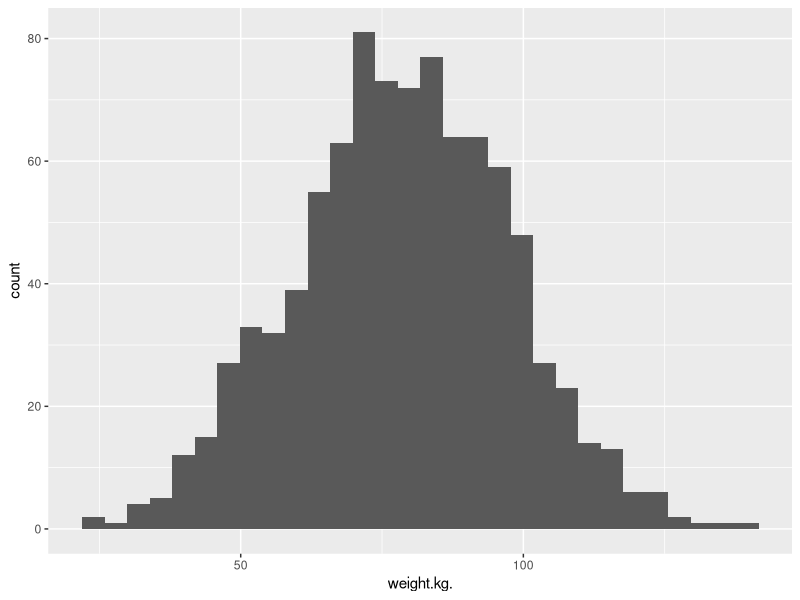
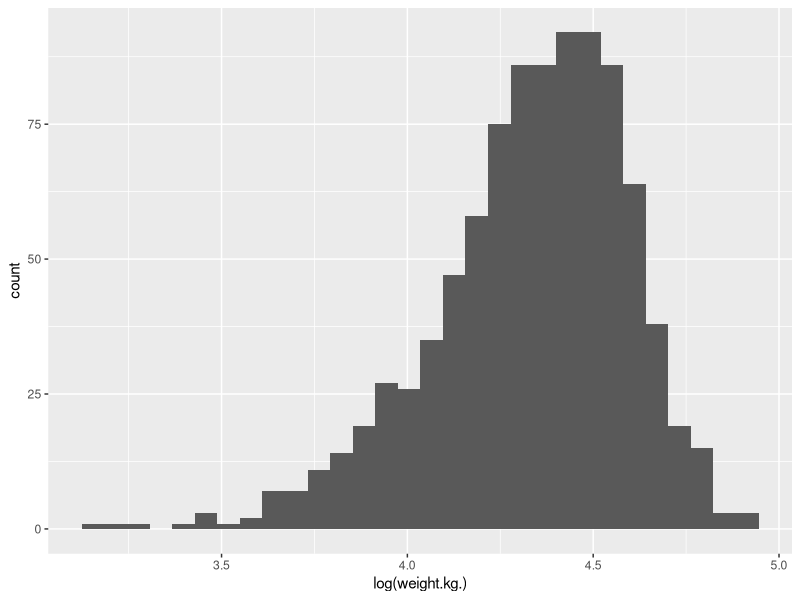
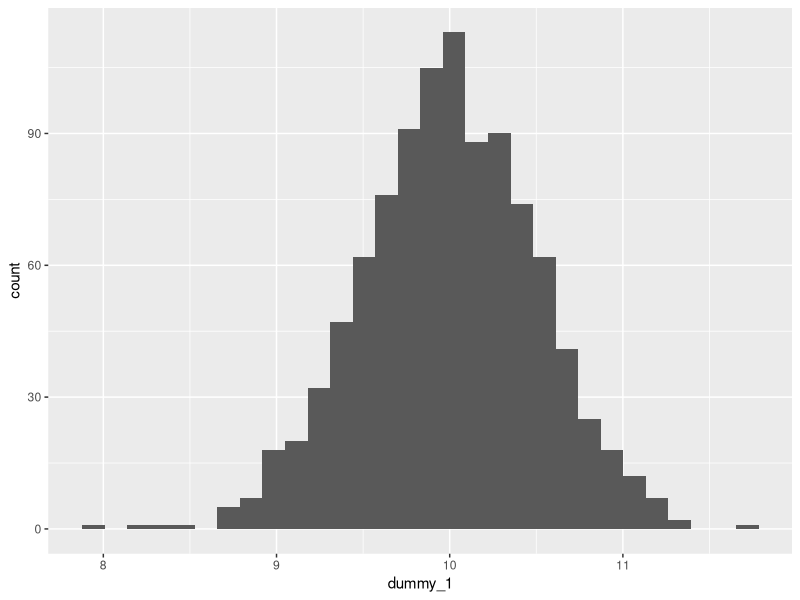
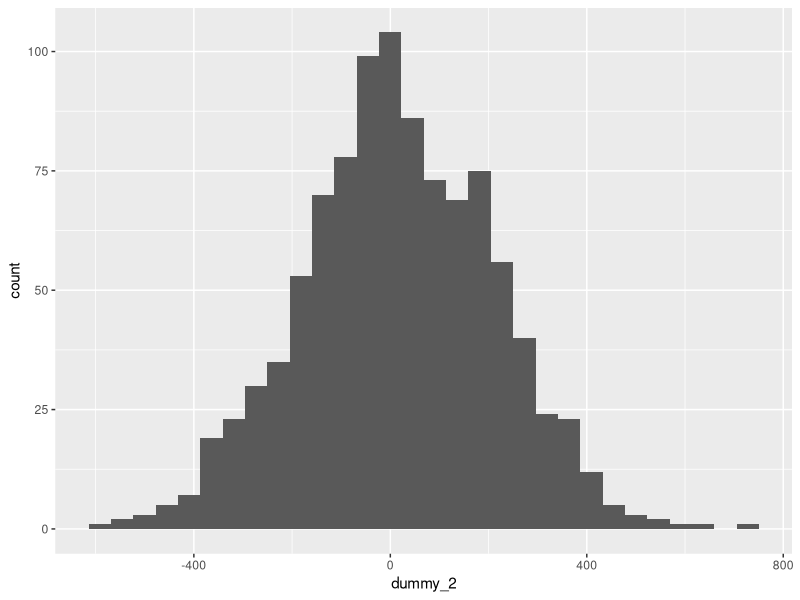

Source code (R) for these figures, in order: (Note: this script raises an error after producing the figures.)
## ---- chunk 1
## Limit printing output to max. 100 lines to avoid endless scrolling
options(max.print = 100)
## ---- chunk 2
# We will need these libraries and this data later.
library(tidyverse)
library(ggplot2)

# loading data
hgtwgt_survey <- read.csv("data/hgt_wgt.csv")

## ---- chunk 3
ggplot(hgtwgt_survey, aes(x = weight.kg.)) +
  geom_histogram()
## ---- chunk 4
ggplot(hgtwgt_survey, aes(x = log(weight.kg.))) +
  geom_histogram()
## ---- chunk 5
# small standard deviation
dummy_1 <- rnorm(1000, mean = 10, sd = 0.5)
dummy_1 <- as.data.frame(dummy_1)
ggplot(dummy_1, aes(x = dummy_1)) +
  geom_histogram()

# larger standard deviation
dummy_2 <- rnorm(1000, mean = 10, sd = 200)
dummy_2 <- as.data.frame(dummy_2)
ggplot(dummy_2, aes(x = dummy_2)) +
  geom_histogram()
## ---- chunk 6
mean(hgtwgt_survey$weight.kg., na.rm = TRUE)
## ---- chunk 7
sdweight <- sd(hgtwgt_survey$weight.kg., na.rm = TRUE)
print(sdweight)

varweight <- var(hgtwgt_survey$weight.kg., na.rm = TRUE)
print(varweight)
sqrt(varweight) == sdweight
## ---- chunk 8
median(hgtwgt_survey$weight.kg., na.rm = TRUE)
## ---- chunk 9
IQR(hgtwgt_survey$weight.kg., na.rm = TRUE)
## ---- chunk 10
table(lon_dims_imd_2019$la19nm)
## ---- chunk 11
areastable <- table(lon_dims_imd_2019$la19nm)
prop.table(areastable)
## ---- chunk 12
table(
  lon_dims_imd_2019$la19nm,
  lon_dims_imd_2019$IDAOP_london_decile
)
## ---- chunk 13
lon_dims_imd_2019 %>%
  group_by(la19nm) %>%
  summarise(avg = mean(Income_london_rank)) %>%
  arrange(la19nm, .locale = "en")
## ---- chunk 14
t.test(health_london_rank ~ city, data = lon_dims_imd_2019)$statistic
t.test(health_london_rank ~ city, data = lon_dims_imd_2019)$parameter
## ---- chunk 15
anovamodel <- aov(lon_dims_imd_2019$health_london_rank ~ lon_dims_imd_2019$la19nm)
summary(anovamodel)

TukeyHSD(anovamodel)
## ---- chunk 16
cor.test(lon_dims_imd_2019$Income_london_rank, lon_dims_imd_2019$health_london_rank)

ggplot(lon_dims_imd_2019, aes(Income_london_rank, health_london_rank)) +
  geom_point() +
  geom_smooth()
## ---- chunk 17
modelone <- lm(lon_dims_imd_2019$Income_london_rank ~ lon_dims_imd_2019$health_london_rank)
summary(modelone)
## ---- chunk 18
lon_dims_imd_2019 %>%
  mutate(city = factor(city))

modelttest <- lm(lon_dims_imd_2019$health_london_rank ~ lon_dims_imd_2019$city)

summary(modelttest)
